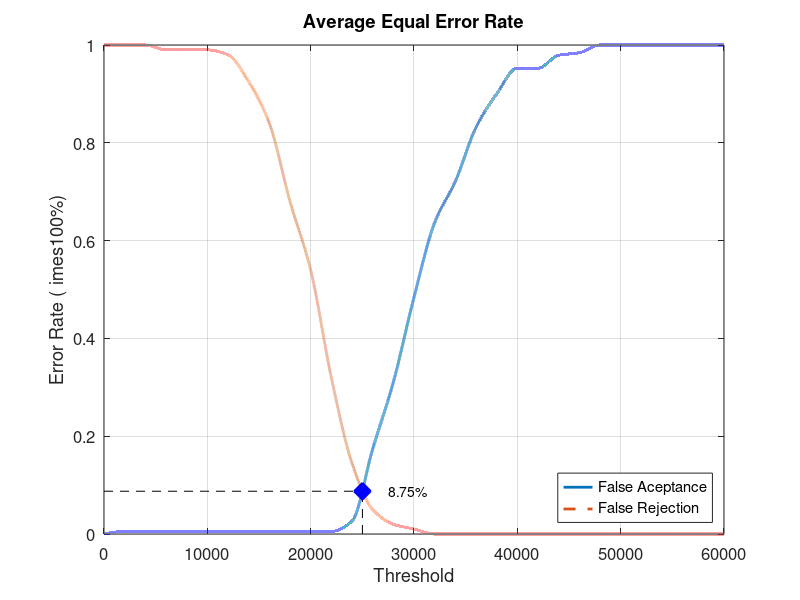
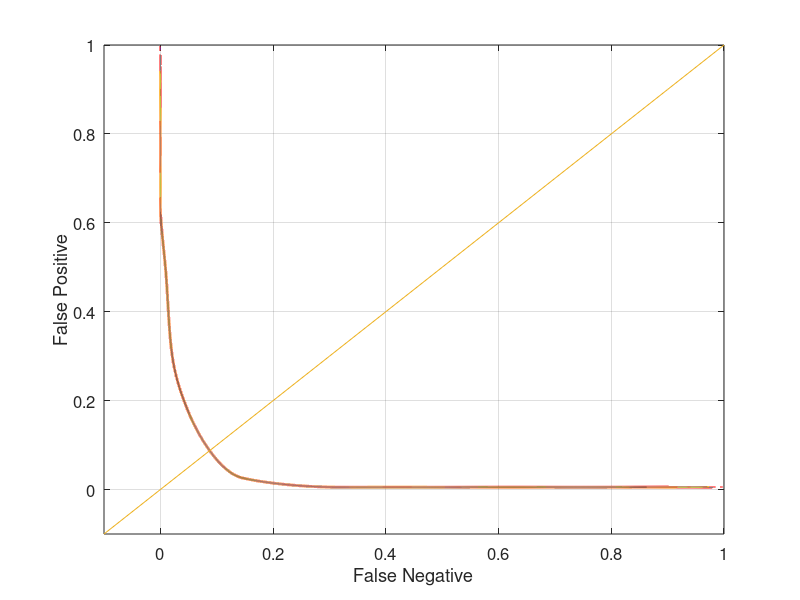

The MATLAB script that drew these images, in order:
close all;
clear;
clc;
x = 0:2000:60000;
xq = 0:0.5:60000;

y0 = [0 0.00526316 0.00526316 0.00526316 0.00526316 0.00526316 0.00526316 0.00526316 0.00526316 0.00526316 0.00526316 0.00526316 0.0263158 0.173684 0.310526 0.484211 0.636842 0.721053 0.831579 0.9 0.952632 0.952632 0.978947 0.984211 1 1 1 1 1 1 1]
yy0 = interp1(x, y0, xq, 'pchip');
y1 = [1 1 1 0.99 0.99 0.99 0.98 0.925 0.84 0.68 0.54 0.32 0.145 0.05 0.02 0.01 0 0 0 0 0 0 0 0 0 0 0 0 0 0 0]
yy1 = interp1(x, y1, xq, 'pchip');

% Calculating EER: 
y2 = abs(y0 - y1);
find(y2 == min(y2))
yy2 = abs(yy0 - yy1);
xEER = find(yy2 == min(yy2));
xEERIndex = xq(xEER) % X-axis EER
yEER = yy0(xEER) % Y-axis EER

main = figure
plot(xq, yy0,'-','LineWidth', 2);	hold on
plot(xq, yy1,'--','LineWidth', 2);	hold on
plot([xEERIndex xEERIndex], [0 yEER], 'k--');	hold on
plot([0 xEERIndex], [yEER yEER], 'k--');	hold on
plot(xEERIndex, yEER, 'bx', 'LineWidth', 10);	hold on
text(xEERIndex + 10 * xEERIndex / 100, yEER, [num2str(round((10000 * yEER)) / 100) '%'])
legend('False Aceptance', 'False Rejection', 'Location', 'SouthEast')
xlabel('Threshold')
ylabel('Error Rate (	imes100%)')
title('Average Equal Error Rate')
set(gca, 'FontSize', 12)
axis([0 60000 0 1])
grid on

print(main, 'Database1_3Main', '-dpng');
FNRxFPR = figure('Color', [1 1 1]);
plot(yy1, yy0, '-', yy1, yy0, 'LineWidth', 2);
hold on
y = -0.1:0.1:1
plot(y, y); 
set(gca, 'FontSize', 12)
xlabel('False Negative')
ylabel('False Positive')
axis([-0.1 1 -0.1 1])
set(gca, 'FontSize', 12)
grid on

print(FNRxFPR, 'Database1_3FNRxFPR','-dpng');
